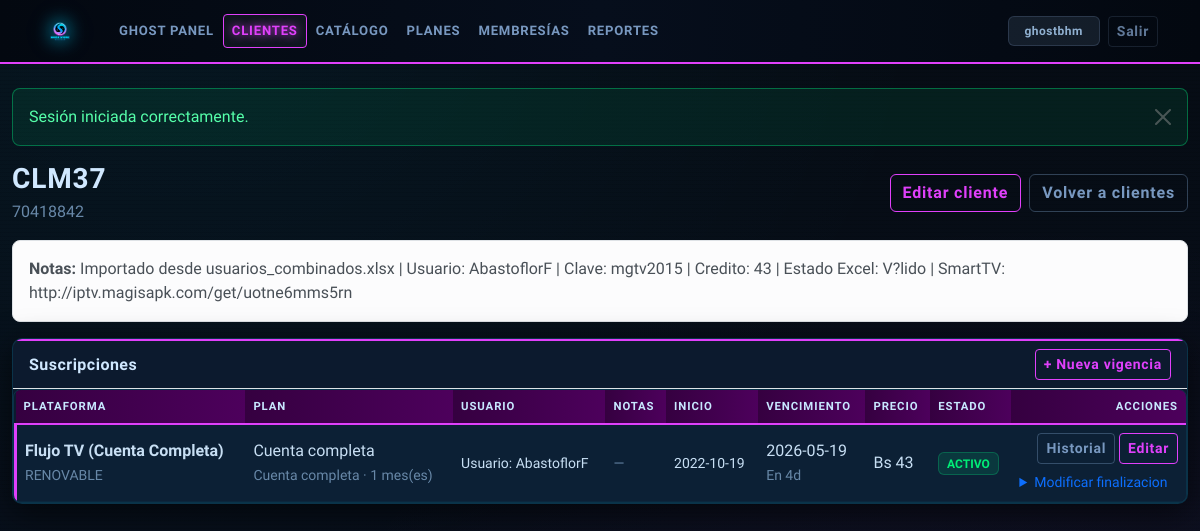
Screenshot of /clientes/187 (signed in) with the database file from the repository.
### tables this page shows
CREATE TABLE `clientes` (
  `id` int(11) NOT NULL,
  `nombre` varchar(120) NOT NULL,
  `telefono` varchar(20) NOT NULL,
  `notas` text DEFAULT NULL,
  `created_at` datetime DEFAULT current_timestamp()
);

CREATE TABLE `suscripciones` (
  `id` int(11) NOT NULL,
  `cliente_id` int(11) NOT NULL,
  `plataforma_id` int(11) NOT NULL,
  `modalidad_id` int(11) NOT NULL,
  `precio_venta` decimal(10,2) DEFAULT NULL,
  `costo_base` decimal(10,2) DEFAULT NULL,
  `fecha_inicio` date NOT NULL,
  `fecha_vencimiento` date NOT NULL,
  `estado` enum('CONTACTAR_2D','REENVIAR_1D','ESPERA','ACTIVO','VENCIDO','RECUP') DEFAULT 'ACTIVO',
  `ultimo_contacto_fecha` datetime DEFAULT NULL,
  `ultimo_contacto_tipo` enum('MENOS_2','MENOS_1','REC_7','REC_15') DEFAULT NULL,
  `usuario_proveedor` varchar(150) DEFAULT NULL,
  `notas` text DEFAULT NULL,
  `flag_no_renovo` tinyint(1) DEFAULT 0,
  `created_at` datetime DEFAULT current_timestamp()
);

CREATE TABLE `plataformas` (
  `id` int(11) NOT NULL,
  `nombre` varchar(100) NOT NULL,
  `tipo_servicio` enum('RENOVABLE','DESECHABLE') NOT NULL,
  `duraciones_disponibles` varchar(100) DEFAULT NULL,
  `dato_renovacion` varchar(20) NOT NULL DEFAULT 'NO_APLICA',
  `mensaje_menos_2` text DEFAULT NULL,
  `mensaje_menos_1` text DEFAULT NULL,
  `mensaje_rec_7` text DEFAULT NULL,
  `mensaje_rec_15` text DEFAULT NULL,
  `created_at` datetime DEFAULT current_timestamp()
);

CREATE TABLE `modalidades` (
  `id` int(11) NOT NULL,
  `plataforma_id` int(11) NOT NULL,
  `nombre_modalidad` varchar(100) NOT NULL,
  `tipo_cuenta` enum('CUENTA_COMPLETA','POR_DISPOSITIVOS','AMBOS') NOT NULL DEFAULT 'CUENTA_COMPLETA',
  `duracion_meses` int(11) NOT NULL DEFAULT 1,
  `dispositivos` int(11) DEFAULT NULL,
  `precio` decimal(10,2) NOT NULL,
  `costo` decimal(10,2) NOT NULL DEFAULT 0.00,
  `created_at` datetime DEFAULT current_timestamp()
);

### app/core/Controller.php (called while the page is built, shortened)
<?php
class Controller
{
    protected function render(string $view, array $data = []): void
    {
        extract($data, EXTR_SKIP);
        require APP_PATH . '/views/layouts/header.php';
        require APP_PATH . '/views/' . $view . '.php';
        require APP_PATH . '/views/layouts/footer.php';
    }
}

### app/controllers/ClientesController.php (called while the page is built, shortened)
<?php
class ClientesController extends Controller
{
    private Cliente $clientes;
    private Suscripcion $suscripciones;
    public function __construct()
    {
        $this->clientes = new Cliente();
        $this->suscripciones = new Suscripcion();
    }
    public function show(int $id): void
    {
        $item = $this->clientes->find($id);
        $suscripciones = $this->suscripciones->allByCliente($id);
        $this->render('clientes/show', [
            'pageTitle' => 'Cliente: ' . ($item['nombre'] ?? ''),
            'item' => $item,
            'suscripciones' => $suscripciones,
        ]);
    }
}

### app/config/db.php (called while the page is built, shortened)
<?php
function db(): \PDO
{
    static $pdo = null;
    if ($pdo instanceof \PDO) {
        return $pdo;
    }
    $dsn = sprintf(
        'mysql:host=%s;port=%d;dbname=%s;charset=%s',
        DB_HOST,
        DB_PORT,
        DB_NAME,
        DB_CHARSET
    );
    $options = [
        \PDO::ATTR_ERRMODE => \PDO::ERRMODE_EXCEPTION,
        \PDO::ATTR_DEFAULT_FETCH_MODE => \PDO::FETCH_ASSOC,
        \PDO::ATTR_EMULATE_PREPARES => false,
    ];
    if (defined('PDO::MYSQL_ATTR_INIT_COMMAND')) {
        $setNames = 'SET NAMES ' . DB_CHARSET;
        if (defined('DB_COLLATION') && DB_COLLATION !== '') {
            $setNames .= ' COLLATE ' . DB_COLLATION;
        }
        $options[\PDO::MYSQL_ATTR_INIT_COMMAND] = $setNames;
    }
    try {
        $pdo = new \PDO(
            $dsn,
            DB_USER,
            DB_PASS,
            $options
        );
    } catch (\PDOException $exception) {
        $logDir = STORAGE_PATH . '/logs';
        if (!is_dir($logDir)) {
            @mkdir($logDir, 0775, true);
        }
        $logLine = sprintf(
            "[%s] Error DB: %s%s",
            date('Y-m-d H:i:s'),
            $exception->getMessage(),
            PHP_EOL
        );
        @file_put_contents($logDir . '/app.log', $logLine, FILE_APPEND);
        http_response_code(500);
        if (APP_DEBUG) {
            die('Error de conexion a base de datos: ' . $exception->getMessage());
        }
        die('Error interno del servidor.');
    }
    return $pdo;
}

### app/models/BaseModel.php (called while the page is built, shortened)
<?php
abstract class BaseModel
{
    public function __construct(?PDO $db = null)
    {
        $this->db = $db ?? \db();
    }
}

### app/models/Cliente.php (called while the page is built, shortened)
<?php
class Cliente extends BaseModel
{
    public function find(int $id): ?array
    {
        $stmt = $this->db->prepare('SELECT * FROM clientes WHERE id = :id LIMIT 1');
        $stmt->execute(['id' => $id]);
        $result = $stmt->fetch();
        return $result ?: null;
    }
}

### app/config/config.php (called while the page is built, shortened)
<?php
function base_url_path(): string
{
    static $basePath = null;
    if ($basePath !== null) {
        return $basePath;
    }
    $scriptDir = str_replace('\\', '/', dirname($_SERVER['SCRIPT_NAME'] ?? '/'));
    $scriptDir = rtrim($scriptDir, '/');
    $basePath = $scriptDir === '' ? '/' : $scriptDir;
    return $basePath;
}
function url(string $path = '/'): string
{
    $base = base_url_path();
    $path = '/' . ltrim($path, '/');
    return $base === '/' ? $path : $base . $path;
}
function e(mixed $value): string
{
    return htmlspecialchars((string) $value, ENT_QUOTES, 'UTF-8');
}
function money(mixed $value): string
{
    $amount = (float) $value;
    $decimals = APP_MONEY_DECIMALS;
    return APP_CURRENCY_SYMBOL . ' ' . number_format(
        $amount,
        $decimals,
        APP_DECIMAL_SEPARATOR,
        APP_THOUSANDS_SEPARATOR
    );
}

### app/models/Suscripcion.php (called while the page is built, shortened)
<?php
class Suscripcion extends BaseModel
{
    public function allByCliente(int $clienteId): array
    {
        $stmt = $this->db->prepare(
            'SELECT
                s.*,
                p.nombre AS plataforma_nombre,
                p.tipo_servicio AS plataforma_tipo_servicio,
                p.dato_renovacion AS plataforma_dato_renovacion,
                m.nombre_modalidad,
                m.tipo_cuenta,
                m.duracion_meses,
                m.dispositivos,
                m.precio AS modalidad_precio,
                m.costo AS modalidad_costo,
                COALESCE(s.precio_venta, m.precio) AS precio_final,
                COALESCE(s.costo_base, m.costo) AS costo_final,
                (COALESCE(s.precio_venta, m.precio) - COALESCE(s.costo_base, m.costo)) AS ganancia_final,
                DATEDIFF(s.fecha_vencimiento, CURDATE()) AS dias_para_vencer
            FROM suscripciones s
            INNER JOIN plataformas p ON p.id = s.plataforma_id
            INNER JOIN modalidades m ON m.id = s.modalidad_id
            WHERE s.cliente_id = :cliente_id
            ORDER BY s.fecha_vencimiento DESC, s.id DESC'
        );
        $stmt->execute(['cliente_id' => $clienteId]);
        return $stmt->fetchAll();
    }
}

### app/models/Modalidad.php (called while the page is built, shortened)
<?php
class Modalidad extends BaseModel
{
    public static function tipoCuentaLabel(string $tipo, ?int $dispositivos = null): string
    {
        return match ($tipo) {
            'POR_DISPOSITIVOS' => $dispositivos !== null && $dispositivos > 0
                ? 'Por dispositivos (' . $dispositivos . ')'
                : 'Por dispositivos',
            'AMBOS' => 'Cuenta completa o por dispositivos',
            default => 'Cuenta completa',
        };
    }
}

### app/models/Plataforma.php (called while the page is built, shortened)
<?php
class Plataforma extends BaseModel
{
    public static function datoRenovacionLabel(?string $value): string
    {
        return match (strtoupper(trim((string) $value))) {
            'CORREO' => 'Correo',
            'USUARIO' => 'Usuario',
            default => 'No aplica',
        };
    }
}

### app/views/clientes/show.php (the view, shortened to what this page needs)
<?php
if (!function_exists('status_badge_show')) {
    function status_badge_show(string $status): string
    {
        return match ($status) {
            'CONTACTAR_2D' => 'text-bg-warning',
            'REENVIAR_1D' => 'text-bg-info',
            'ESPERA' => 'text-bg-primary',
            'ACTIVO' => 'text-bg-success',
            'VENCIDO' => 'text-bg-danger',
            'RECUP' => 'text-bg-dark',
            default => 'text-bg-secondary',
        };
    }
}
?>
<div class="d-flex flex-wrap justify-content-between align-items-center gap-2 mb-3">
    <div>
        <h1 class="h3 mb-1"><?= e((string) ($item['nombre'] ?? '')) ?></h1>
        <p class="text-secondary mb-0"><?= e((string) ($item['telefono'] ?? '')) ?></p>
    </div>
    <div class="d-flex gap-2">
        <a href="<?= e(url('/clientes/editar/' . (int) $item['id'])) ?>" class="btn btn-outline-primary">Editar cliente</a>
        <a href="<?= e(url('/clientes')) ?>" class="btn btn-outline-secondary">Volver a clientes</a>
    </div>
</div>
<?php if (!empty($item['notas'])): ?>
<div class="alert alert-light border mb-3">
    <strong>Notas:</strong> <?= e((string) $item['notas']) ?>
</div>
<?php endif; ?>
<div class="card shadow-sm mb-3">
    <div class="card-body p-0">
        <div class="px-3 py-2 border-bottom d-flex justify-content-between align-items-center">
            <h2 class="h6 mb-0">Suscripciones</h2>
            <a href="<?= e(url('/suscripciones?cliente_id=' . (int) $item['id'] . '#nueva-vigencia')) ?>" class="btn btn-sm btn-outline-primary">+ Nueva vigencia</a>
        </div>
        <div class="table-responsive">
            <table class="table table-striped align-middle mb-0">
                <thead class="table-dark">
                    <tr>
                        <th>Plataforma</th>
                        <th>Plan</th>
                        <th>Usuario</th>
                        <th>Notas</th>
                        <th>Inicio</th>
                        <th>Vencimiento</th>
                        <th>Precio</th>
                        <th>Estado</th>
                        <th class="text-end">Acciones</th>
                    </tr>
                </thead>
                <tbody>
                    <?php foreach ($suscripciones as $sus): ?>
                        <?php
                        $dias = (int) ($sus['dias_para_vencer'] ?? 0);
                        $isNoRenew = (int) ($sus['flag_no_renovo'] ?? 0) === 1;
                        $statusLabel = $isNoRenew ? 'VENCIDO' : (string) ($sus['estado'] ?? '');
                        $tipoCuenta = (string) ($sus['tipo_cuenta'] ?? 'CUENTA_COMPLETA');
                        $dispositivos = isset($sus['dispositivos']) ? (int) $sus['dispositivos'] : null;
                        $duracion = max(1, (int) ($sus['duracion_meses'] ?? 1));
                        if ($dias < 0) {
                            $diasLabel = 'Vencido hace ' . abs($dias) . 'd';
                            $diasClass = 'text-danger';
                        } elseif ($dias === 0) {
                            $diasLabel = 'Hoy';
                            $diasClass = 'text-danger';
                        } else {
                            $diasLabel = 'En ' . $dias . 'd';
                            $diasClass = $dias <= 3 ? 'text-warning' : 'text-secondary';
                        }
                        ?>
                        <tr>
                            <td>
                                <div class="fw-semibold"><?= e((string) ($sus['plataforma_nombre'] ?? '')) ?></div>
                                <small class="text-secondary"><?= e((string) ($sus['plataforma_tipo_servicio'] ?? '')) ?></small>
                            </td>
                            <td>
                                <div><?= e((string) ($sus['nombre_modalidad'] ?? '')) ?></div>
                                <small class="text-secondary"><?= e(Modalidad::tipoCuentaLabel($tipoCuenta, $dispositivos)) ?> · <?= e((string) $duracion) ?> mes(es)</small>
                            </td>
                            <td>
                                <?php if (!empty($sus['usuario_proveedor'])): ?>
                                    <?php $renovLabel = Plataforma::datoRenovacionLabel((string) ($sus['plataforma_dato_renovacion'] ?? 'USUARIO')); ?>
                                    <small><?= e($renovLabel) ?>: <?= e((string) $sus['usuario_proveedor']) ?></small>
                                <?php else: ?>
                                    <small class="text-secondary">—</small>
                                <?php endif; ?>
                            </td>
                            <td>
                                <?php if (!empty($sus['notas'])): ?>
                                    <small><?= e(mb_strimwidth((string) $sus['notas'], 0, 50, '…')) ?></small>
                                <?php else: ?>
                                    <small class="text-secondary">—</small>
                                <?php endif; ?>
                            </td>
                            <td><small><?= e((string) ($sus['fecha_inicio'] ?? '')) ?></small></td>
                            <td>
                                <div><?= e((string) ($sus['fecha_vencimiento'] ?? '')) ?></div>
                                <small class="<?= e($diasClass) ?>"><?= e($diasLabel) ?></small>
                            </td>
                            <td><?= e(money((float) ($sus['precio_final'] ?? $sus['modalidad_precio'] ?? 0))) ?></td>
                            <td>
                                <span class="badge <?= e(status_badge_show($statusLabel)) ?>"><?= e($statusLabel) ?></span>
                            </td>
                            <td>
                                <div class="d-flex flex-wrap gap-1 justify-content-end">
                                    <a class="btn btn-outline-secondary btn-sm" href="<?= e(url('/suscripciones/historial/' . (int) $sus['id'])) ?>">Historial</a>
                                    <a class="btn btn-outline-primary btn-sm" href="<?= e(url('/suscripciones/editar/' . (int) $sus['id'])) ?>">Editar</a>
                                </div>
                                <details class="mt-2">
                                    <summary class="small text-primary" role="button">Modificar finalizacion</summary>
                                </details>
                            </td>
                        </tr>
                    <?php endforeach; ?>
                </tbody>
            </table>
        </div>
    </div>
</div>

### public/index.php (shortened to what this page needs)
<?php
require_once __DIR__ . '/../app/config/config.php';
require_once APP_PATH . '/config/db.php';
spl_autoload_register(static function (string $className): void {
    $prefix = 'App\\';
    $relativeClass = substr($className, strlen($prefix));
    $parts = explode('\\', $relativeClass);
    if (isset($parts[0])) {
        $parts[0] = strtolower($parts[0]);
    }
    $filePath = APP_PATH . '/' . implode('/', $parts) . '.php';
});
$method = $_SERVER['REQUEST_METHOD'] ?? 'GET';
$path = request_path();
foreach ($routes as [$routeMethod, $routePattern, $handler]) {
    if ($method !== $routeMethod) {
        continue;
    }
    if (!preg_match($routePattern, $path, $matches)) {
        continue;
    }
    array_shift($matches);
    [$controllerClass, $action] = $handler;
    $controller = new $controllerClass();
    $params = array_map(static fn (string $item): int|string => ctype_digit($item) ? (int) $item : $item, $matches);
    call_user_func_array([$controller, $action], $params);
    exit;
}
require APP_PATH . '/views/layouts/header.php';
require APP_PATH . '/views/layouts/footer.php';

### rows the page displays
clientes: nombre "CLM37", telefono "70418842", notas "Importado desde usuarios_combinados.xlsx | Usuario: AbastoflorF | Clave: mgtv2015 | Credito: 43 | Estado Excel: V?lido | SmartTV: http://iptv.magisapk.com/get/uotne6mms5rn"
suscripciones: plataforma.nombre "Flujo TV (Cuenta Completa)", plataforma.tipo_servicio "RENOVABLE", modalidad.nombre_modalidad "Cuenta completa", modalidad.tipo_cuenta "Cuenta completa", modalidad.duracion_meses "1", plataforma.dato_renovacion "Usuario", usuario_proveedor "AbastoflorF", fecha_inicio "2022-10-19", fecha_vencimiento "2026-05-19", diasLabel "En 4d", modalidad_precio "Bs 43", estado "ACTIVO"

### other values shown
$flash['message'] "Sesión iniciada correctamente."
